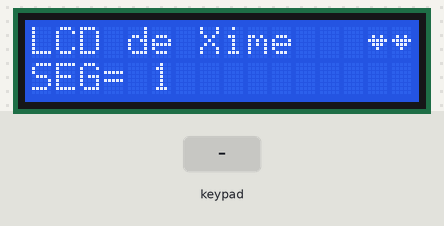
A sketch run on a simulated Arduino Uno, built with avr-gcc and run on an emulated ATmega328P. Shown: 16×2 character LCD. Inputs (shaded band) come from the test bench.

Above: at 1.2 s.
1.3 s: keypad keys 9 8 7 6 # pressed 0.4 s apart
At 3.8 s:
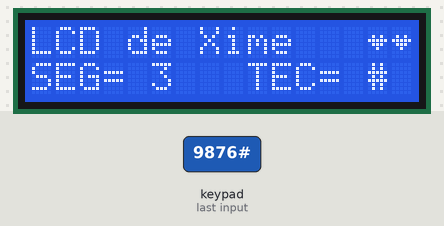
4.8 s: key 'A' pressed
At 5.6 s:
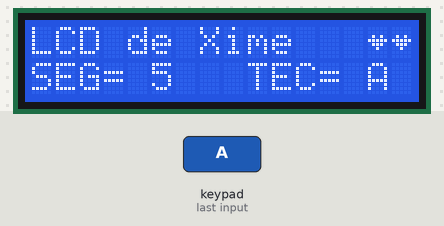
7.8 s: key 'B' pressed
At 8.8 s:
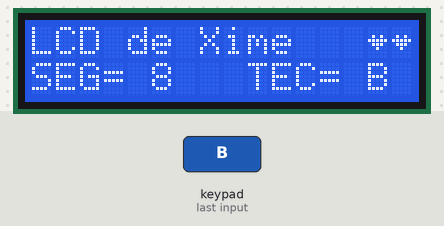
10.8 s: keypad keys 9 8 7 6 * pressed 0.4 s apart
At 13.8 s:
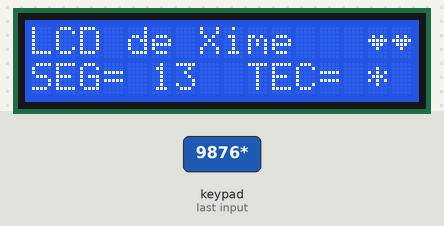
15.8 s: key 'C' pressed
At 16.3 s:
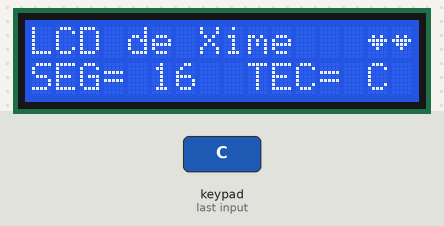
18.8 s: keypad keys 9 8 7 6 D pressed 0.4 s apart
At 21.3 s:
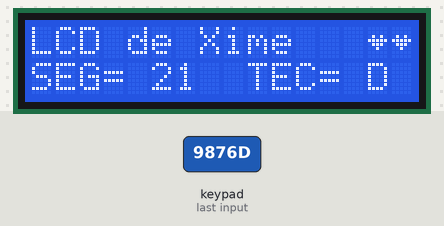
Timing chart, 0 to 22.8 s (numbered marks = the images above; inputs shaded):
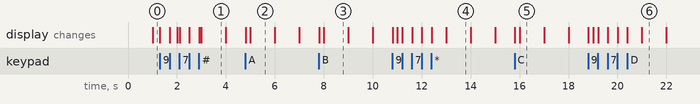

Measured:
- after the input at 1.3 s, the display: first changes at once (image 1 shows a later state)
- after the input at 4.8 s, the display: first changes at once (image 2 shows a later state)
- after the input at 7.8 s, the display: first changes at once (image 3 shows a later state)
- after the input at 10.8 s, the display: first changes at once (image 4 shows a later state)
- after the input at 15.8 s, the display: first changes at once (image 5 shows a later state)
- after the input at 18.8 s, the display: first changes at once (image 6 shows a later state)
- what the display in image 1 shows lasts 1.0 s, from 3.0 s to 4.0 s

The sketch:

lcdMatriz.ino
```cpp
/* LCD:
   * LCD RS  pin to analog pin A0
   * LCD  Enable pin to analog pin A1
   * LCD D4  pin to analog pin A2
   * LCD D5  pin to analog pin A3
   * LCD D6  pin to analog pin A4
   * LCD D7  pin to analog pin A5
   *
   Matriz:
   * ROW1 pin  to digital pin 5
   * ROW2 pin  to digital pin 4
   * ROW3 pin  to digital pin 3
   * ROW4 pin  to digital pin 2
   * COLUMN1  pin to digital pin 6
   * COLUMN2  pin to digital pin 7
   * COLUMN3  pin to digital pin 8
   * COLUMN4  pin to digital pin 9
*/

#include <Keypad.h>
#include <LiquidCrystal.h>

LiquidCrystal lcd(A0,A1,A2,A3,A4,A5);

const byte ROWS = 4;
const byte COLS = 4;
/*char keys[COLS][ROWS] = {{'*','7','4','1'},
                         {'0','8','5','2'},
                         {'#','9','6','3'},
                         {'D','C','B','A'}};    */
char keys[ROWS][COLS] = {{'1','2','3','A'},
                         {'4','5','6','B'},
                         {'7','8','9','C'},
                         {'*','0','#','D'}};
byte rowPins[ROWS] = { 9, 8, 7, 6 };
byte colPins[COLS] = { 5, 4, 3, 2 };

Keypad kpd = Keypad( makeKeymap(keys), rowPins, colPins, ROWS, COLS );

byte xx[] = {
  B01110,
  B01110,
  B10101,
  B11011,
  B10101,
  B01110,
  B01110,
  B11111
};
byte ii[] = {
  B11011,
  B11111,
  B10011,
  B11011,
  B11011,
  B11011,
  B10001,
  B11111
};
byte mm[] = {
  B11111,
  B11111,
  B00101,
  B01010,
  B01010,
  B01110,
  B01110,
  B11111
};
byte ee[] = {
  B11111,
  B11111,
  B10001,
  B01110,
  B00000,
  B01111,
  B10001,
  B11111
};
byte cora[] = {
  B00000,
  B00000,
  B01010,
  B11111,
  B01110,
  B00100,
  B00000,
  B00000
};

void setup(){
  lcd.begin(16, 2);
  lcd.clear();
  lcd.createChar(0, xx);
  lcd.createChar(1, ii);
  lcd.createChar(2, mm);
  lcd.createChar(3, ee);
  lcd.createChar(4, cora);
  lcd.setCursor(0, 0);
  lcd.print("LCD de Xime");
  /*lcd.setCursor(10, 0);
  lcd.write(byte(0));
  lcd.setCursor(11, 0);
  lcd.write(byte(1));
  lcd.setCursor(12, 0);
  lcd.write(byte(2));
  lcd.setCursor(13, 0);
  lcd.write(byte(3));*/
  lcd.setCursor(14, 0);
  lcd.write(byte(4));
  lcd.setCursor(15, 0);
  lcd.write(byte(4));
}

void loop() {
  char key = kpd.getKey();
  lcd.setCursor(0, 1);
  lcd.print("SEG= ");
  lcd.print(millis() / 1000);
  if(key){
    lcd.setCursor(9, 1);
    lcd.print("TEC= ");
    lcd.print(key);
  }
}
```
